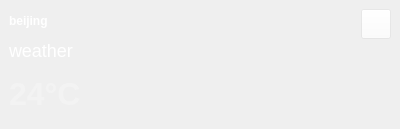
<?xml version="1.0" encoding="UTF-8"?>
<ui version="4.0">
 <class>WeatherWidget</class>
 <widget class="QWidget" name="WeatherWidget">
  <property name="geometry">
   <rect>
    <x>0</x>
    <y>0</y>
    <width>400</width>
    <height>129</height>
   </rect>
  </property>
  <property name="windowTitle">
   <string>WeatherWidget</string>
  </property>
  <layout class="QVBoxLayout" name="mainLayout">
   <property name="spacing">
    <number>0</number>
   </property>
   <property name="leftMargin">
    <number>0</number>
   </property>
   <property name="topMargin">
    <number>0</number>
   </property>
   <property name="rightMargin">
    <number>0</number>
   </property>
   <property name="bottomMargin">
    <number>0</number>
   </property>
   <item>
    <widget class="QFrame" name="frame">
     <property name="styleSheet">
      <string notr="true">
QFrame#frame {
    background: qlineargradient(x1:0, y1:0, x2:1, y2:1,
                                stop:0 #74ebd5, stop:1 #9face6);
    border-radius: 20px;
    border: none;
}
      </string>
     </property>
     <property name="frameShape">
      <enum>QFrame::NoFrame</enum>
     </property>
     <layout class="QHBoxLayout" name="horizontalLayout_2">
      <item>
       <layout class="QHBoxLayout" name="horizontalLayout">
        <item>
         <layout class="QVBoxLayout" name="verticalLayout_2">
          <item>
           <layout class="QVBoxLayout" name="verticalLayout">
            <item>
             <widget class="QLabel" name="cityLabel">
              <property name="minimumSize">
               <size>
                <width>90</width>
                <height>0</height>
               </size>
              </property>
              <property name="styleSheet">
               <string notr="true">color: rgb(255, 255, 255);
font-weight: bold;
</string>
              </property>
              <property name="text">
               <string>beijing</string>
              </property>
             </widget>
            </item>
            <item>
             <widget class="QLabel" name="weatherLabel">
              <property name="minimumSize">
               <size>
                <width>90</width>
                <height>0</height>
               </size>
              </property>
              <property name="styleSheet">
               <string notr="true">color: rgb(255, 255, 255);
font-size: 18px;</string>
              </property>
              <property name="text">
               <string>weather</string>
              </property>
             </widget>
            </item>
           </layout>
          </item>
          <item>
           <widget class="QLabel" name="tempatureLabel">
            <property name="minimumSize">
             <size>
              <width>90</width>
              <height>0</height>
             </size>
            </property>
            <property name="styleSheet">
             <string notr="true">color: rgb(243, 243, 243);
font-size: 32px;
font-weight: bold;
</string>
            </property>
            <property name="text">
             <string>24°C</string>
            </property>
           </widget>
          </item>
         </layout>
        </item>
        <item>
         <widget class="QLabel" name="weatherIconLabel">
          <property name="minimumSize">
           <size>
            <width>100</width>
            <height>0</height>
           </size>
          </property>
          <property name="text">
           <string/>
          </property>
         </widget>
        </item>
        <item>
         <spacer name="horizontalSpacer">
          <property name="orientation">
           <enum>Qt::Horizontal</enum>
          </property>
          <property name="sizeHint" stdset="0">
           <size>
            <width>40</width>
            <height>20</height>
           </size>
          </property>
         </spacer>
        </item>
        <item>
         <layout class="QVBoxLayout" name="verticalLayout_3">
          <item>
           <widget class="QPushButton" name="refreshButton">
            <property name="minimumSize">
             <size>
              <width>30</width>
              <height>30</height>
             </size>
            </property>
            <property name="maximumSize">
             <size>
              <width>30</width>
              <height>16777215</height>
             </size>
            </property>
            <property name="styleSheet">
             <string notr="true">image: url(:/icon/icon/update.png);
background-color: rgba(255, 255, 255, 0.25);</string>
            </property>
            <property name="text">
             <string/>
            </property>
           </widget>
          </item>
          <item>
           <spacer name="verticalSpacer">
            <property name="orientation">
             <enum>Qt::Vertical</enum>
            </property>
            <property name="sizeHint" stdset="0">
             <size>
              <width>20</width>
              <height>40</height>
             </size>
            </property>
           </spacer>
          </item>
         </layout>
        </item>
       </layout>
      </item>
     </layout>
    </widget>
   </item>
  </layout>
 </widget>
 <resources/>
 <connections/>
</ui>
